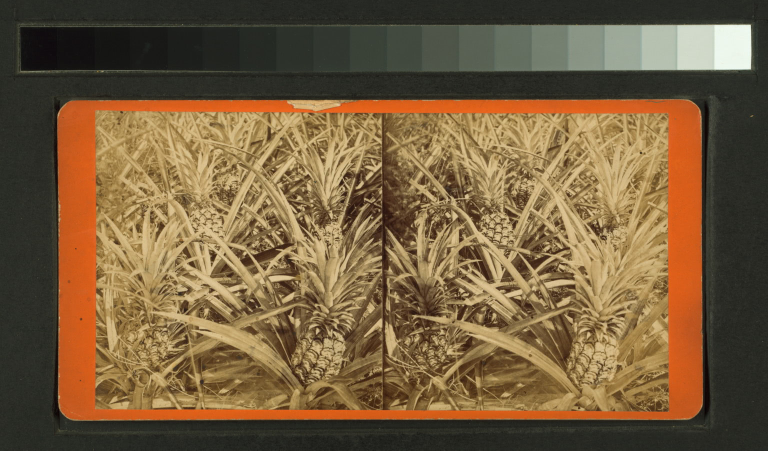
#> input picture FL/G90F121_001F.jpg, 1536 x 901 px (shown at 1/2 size)
$ python -i pairs.py   (imports and definitions only)
#> lines starting #> are read from the running program, lines starting #| are printed output that depends on the picture
from __future__ import division, absolute_import

import os
import cv2
import numpy as np

from PIL import Image
from skimage import color
from skimage.feature import hog
from skimage.filters import sobel_v
from scipy.stats import norm
from scipy.signal import find_peaks, medfilt, lfilter

from src.img_ops import single_channel, binary, filter_binary, fft_filter
from src.measures import calculate_bbox


class StereoPairGC:
    # [85 lines left out: functions __init__, gc_mask, rect, in_process, grabcut, grabcut_cleanup and 1 more, not called in this run]


class StereoPair:
    # [355 lines left out: functions __init__, channel_split, slice_horizontal, slice_vertical, feature_highlight, w_features and 13 more, not called in this run]


def get_x_points(card_img):
    w, h = card_img.size
    w_slice = card_img.crop((0, np.round(h * 1/3), w, np.round(h * 2/3)))

    # Make graph of brightnesses
    intensities_w = get_diff_peaks(w_slice, 0)

    # Bias the curve
    bias_term = x_bias_curve(intensities_w)
    biased_w = bias_term * intensities_w

    # Get peaks
    peaks = find_peaks(biased_w)[0]

    x0, x1 = return_x_bounds(peaks, w, biased_w)

    return x0, x1


# [15 lines left out: function get_y_points, not called in this run]


def get_pair_bounds(card_img):
    x0, x1 = get_x_points(card_img)
    y0, y1 = get_y_points(card_img)

    return {'x0': int(x0), 'x1': int(x1), 'y0': int(y0), 'y1': int(y1)}

>>> import cv2
>>> picture = cv2.imread('../FL/G90F121_001F.jpg', cv2.IMREAD_GRAYSCALE)
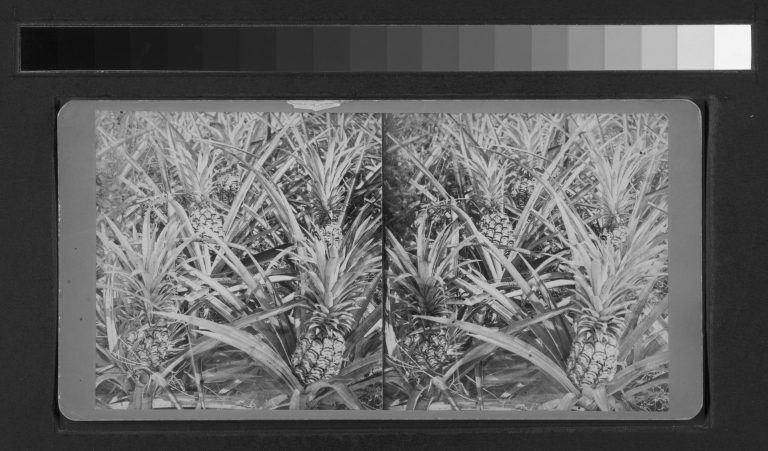
#> picture: shape (901, 1536) (shown at 1/2 size); min 3, max 250, mean 97.6
#> (the run stopped early here; a loop or call above may not have finished)

$ run again, on FL/G90F121_032F.jpg
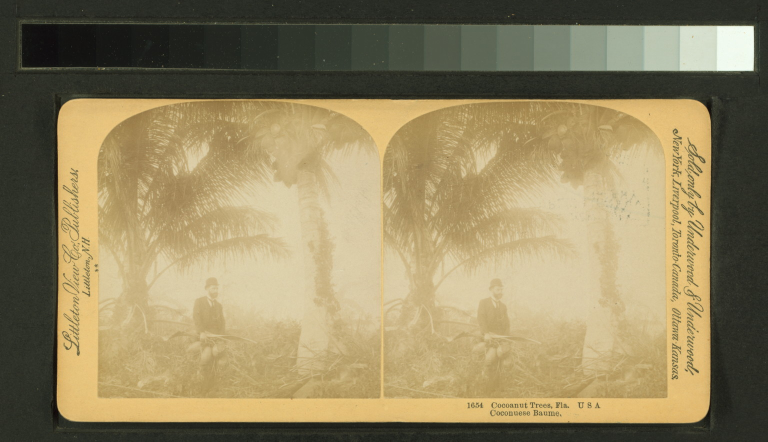
#> input picture FL/G90F121_032F.jpg, 1536 x 883 px (shown at 1/2 size)
#> `picture = cv2.imread('../FL/G90F121_001F.jpg', cv2.IMREAD_GRAYSCALE)`:
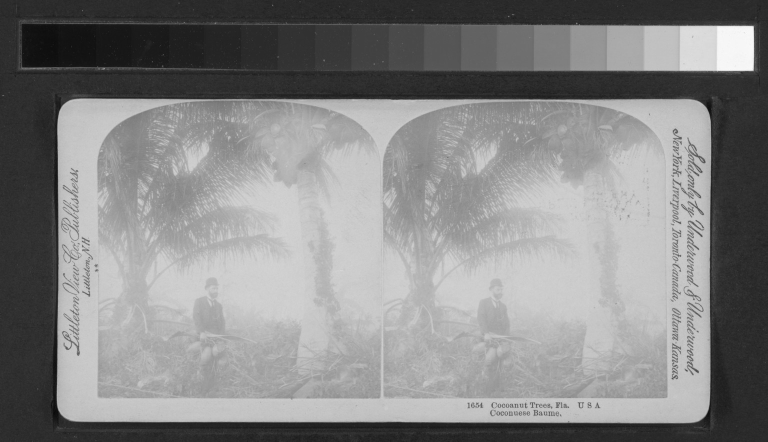
#> picture: shape (883, 1536) (shown at 1/2 size); min 9, max 251, mean 133.5

$ run again, on FL/G90F121_050F.jpg
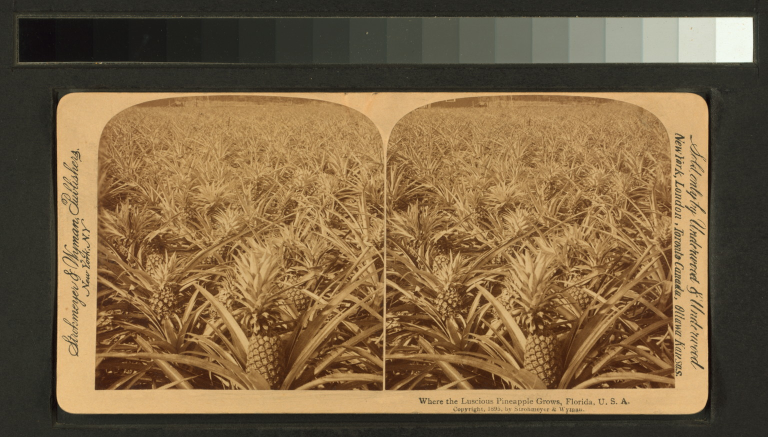
#> input picture FL/G90F121_050F.jpg, 1536 x 874 px (shown at 1/2 size)
#> `picture = cv2.imread('../FL/G90F121_001F.jpg', cv2.IMREAD_GRAYSCALE)`:
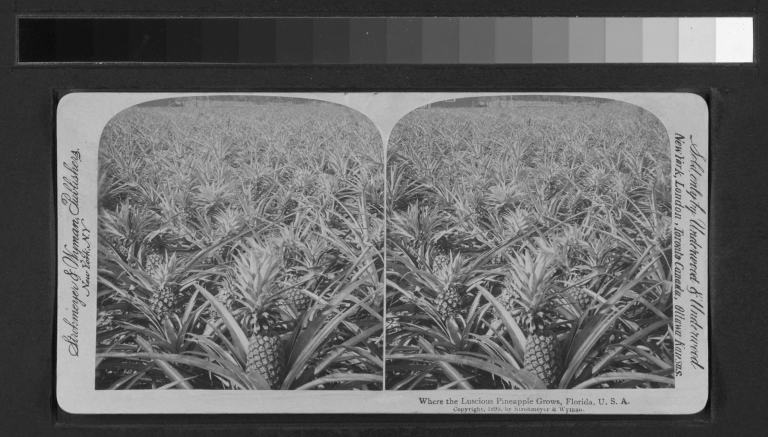
#> picture: shape (874, 1536) (shown at 1/2 size); min 8, max 249, mean 102.6

$ run again, on FL/G90F122_003F.jpg
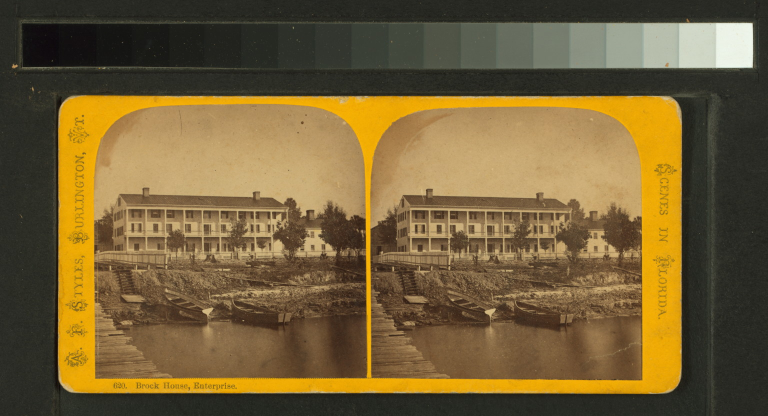
#> input picture FL/G90F122_003F.jpg, 1536 x 832 px (shown at 1/2 size)
#> `picture = cv2.imread('../FL/G90F121_001F.jpg', cv2.IMREAD_GRAYSCALE)`:
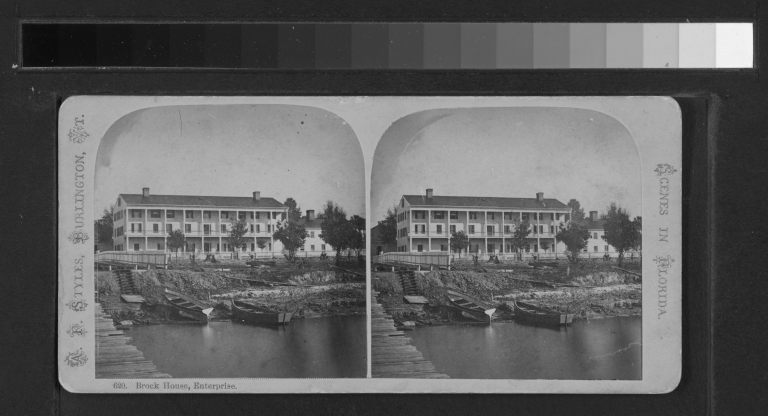
#> picture: shape (832, 1536) (shown at 1/2 size); min 7, max 245, mean 97.5
